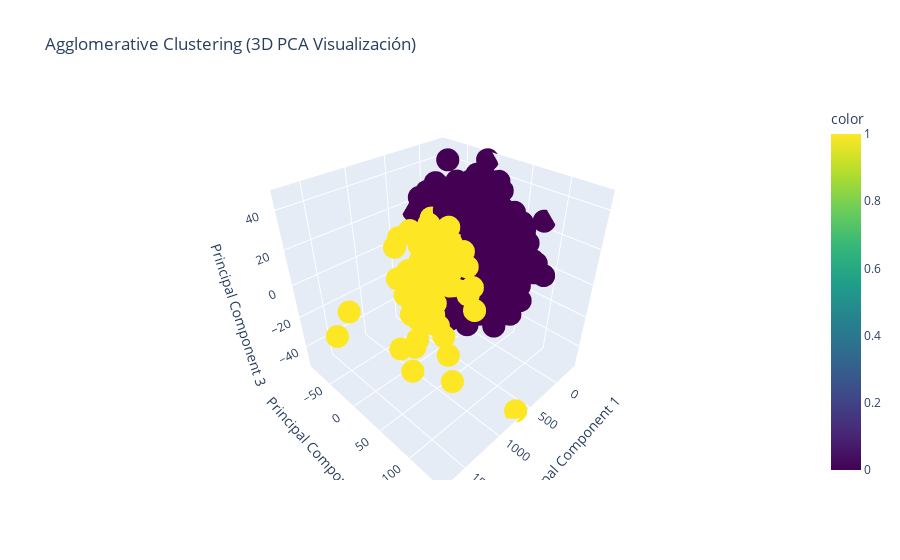

Notebook cell for this chart:
### Markdown cell above
#### Modelo con linkage = 'ward', 2 clusters

### Code cell
ac2_w = AgglomerativeClustering(n_clusters = 2, linkage='ward') 
labels2_w = ac2_w.fit_predict(X_pca)

# Visualización en 3D 
fig = px.scatter_3d(
    X_pca, x='P1', y='P2', z='P3', 
    color=labels2_w, 
    title='Agglomerative Clustering (3D PCA Visualización)',
    labels={'P1': 'Principal Component 1', 'P2': 'Principal Component 2', 'P3': 'Principal Component 3'},
    color_continuous_scale='Viridis'
)
fig.show()

# Evaluación del Modelo
sil_score = silhouette_score(X_pca, labels2_w)
davies_bouldin = davies_bouldin_score(X_pca, labels2_w)
print(f'Silhouette Score: {sil_score}')
print(f'Davies-Bouldin Score: {davies_bouldin}')

### Figure 1 — Plotly figure (JSON) as saved in the notebook; plotly's stock layout.template omitted (floating-point values rounded to 4 significant figures; data arrays with more than 128 entries replaced by an {"elided": "..."} marker saying what was removed)
{"data": [{"hovertemplate": "Principal Component 1=%{x}<br>Principal Component 2=%{y}<br>Principal Component 3=%{z}<br>color=%{marker.color}<extra></extra>", "legendgroup": "", "marker": {"color": {"elided": "849 int values"}, "coloraxis": "coloraxis", "symbol": "circle"}, "mode": "markers", "name": "", "scene": "scene", "showlegend": false, "type": "scatter3d", "x": {"elided": "849 float values"}, "y": {"elided": "849 float values"}, "z": {"elided": "849 float values"}}], "layout": {"coloraxis": {"colorbar": {"title": {"text": "color"}}, "colorscale": [[0, "#440154"], [0.1111, "#482878"], [0.2222, "#3e4989"], [0.3333, "#31688e"], [0.4444, "#26828e"], [0.5556, "#1f9e89"], [0.6667, "#35b779"], [0.7778, "#6ece58"], [0.8889, "#b5de2b"], [1, "#fde725"]]}, "legend": {"tracegroupgap": 0}, "scene": {"domain": {"x": [0, 1], "y": [0, 1]}, "xaxis": {"title": {"text": "Principal Component 1"}}, "yaxis": {"title": {"text": "Principal Component 2"}}, "zaxis": {"title": {"text": "Principal Component 3"}}}, "title": {"text": "Agglomerative Clustering (3D PCA Visualización)"}}}
